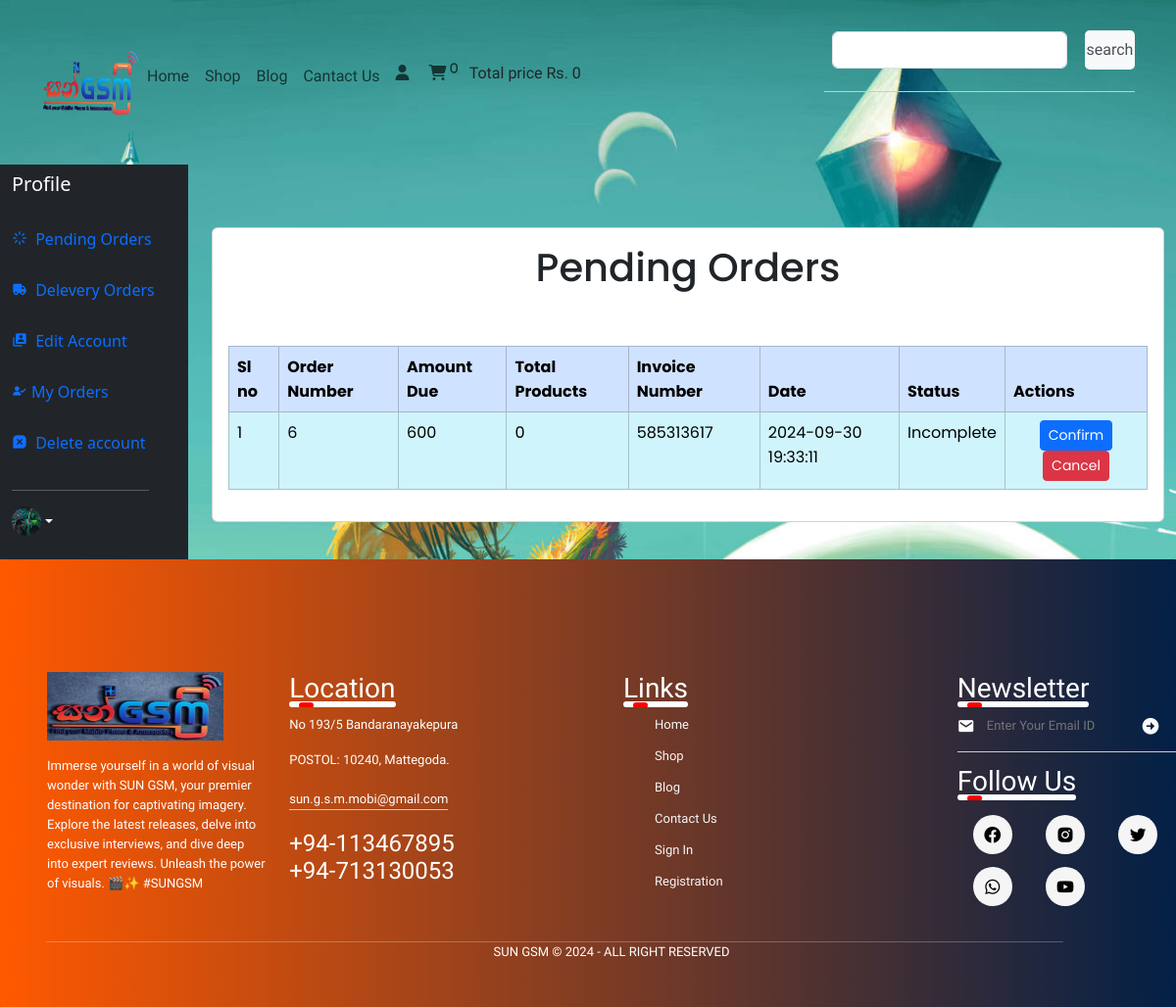
/user_panel/profile.php?pending_orders (signed in), run on an earlier commit of the app's database.
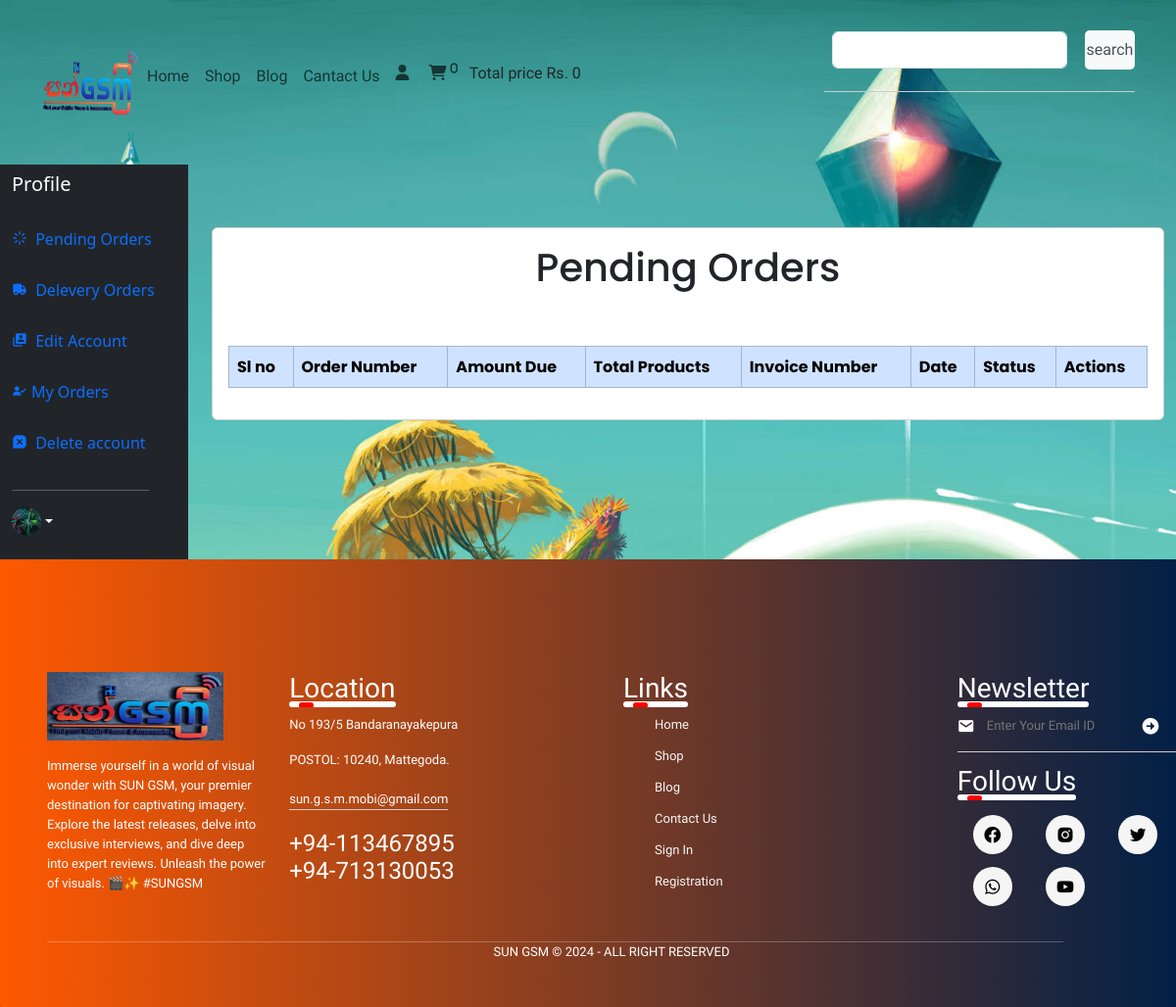
And on a later commit of the database.
### tables this page shows
CREATE TABLE `orders` (
  `order_id` int(11) NOT NULL,
  `user_id` int(11) NOT NULL,
  `amount_due` int(255) NOT NULL,
  `invoice_number` int(255) NOT NULL,
  `total_products` int(255) NOT NULL,
  `order_date` timestamp NOT NULL DEFAULT current_timestamp() ON UPDATE current_timestamp(),
  `order_status` varchar(255) NOT NULL,
  `email_sent` tinyint(1) DEFAULT 0,
  `sms_sent` tinyint(1) DEFAULT 0
);

### user_panel/pending_orders.php (the view, shortened to what the changed rows need)
<?php
require_once('../functions/common_function.php');
?>
<!DOCTYPE html>
<html lang="en">
<head>
    <link href="https://unpkg.com/boxicons@2.1.4/css/boxicons.min.css" rel="stylesheet" />
    <link rel="stylesheet" href="./user_page.css" />
    <link href="https://cdn.jsdelivr.net/npm/bootstrap@5.3.3/dist/css/bootstrap.min.css" rel="stylesheet"
 />
    <link rel="stylesheet" href="https://cdnjs.cloudflare.com/ajax/libs/font-awesome/6.5.1/css/all.min.css"
 />
    <link rel="stylesheet" href="https://cdnjs.cloudflare.com/ajax/libs/toastr.js/latest/toastr.min.css"
 />
</head>
<body>
    <?php
    $username = $_SESSION['username'];
    $get_user = "SELECT * FROM `user` WHERE username='$username'";
    $result = mysqli_query($con, $get_user);
    $row_fetch = mysqli_fetch_assoc($result);
    $user_id = $row_fetch['user_id'];
    ?>
    <div class="container mt-5">
        <div class="d-flex justify-content-center" style="border-radius: 15px; font-family:Poppins;">
            <div class="card" style="width:100%;">
                <div class="card-body">
                    <?php
                    $get_orders_details = "SELECT * FROM `orders` WHERE user_id='$user_id'";
                    $result_orders = mysqli_query($con, $get_orders_details);
                    $order_count = mysqli_num_rows($result_orders);
                    $sl_order = 1;
                    if ($order_count > 0) {
                        echo " <h1 class='text-center'>Pending Orders</h1>";
                        echo '<div class="table-responsive">';
                        echo '<table class="table table-bordered mt-5">';
                        echo '<thead class="table-primary">';
                        echo '<tr>';
                        echo '<th scope="col">Sl no</th>';
                        echo '<th scope="col">Order Number</th>';
                        echo '<th scope="col">Amount Due</th>';
                        echo '<th scope="col">Total Products</th>';
                        echo '<th scope="col">Invoice Number</th>';
                        echo '<th scope="col">Date</th>';
                        echo '<th scope="col">Status</th>';
                        echo '<th scope="col">Actions</th>';
                        echo '</tr>';
                        echo '</thead>';
                        echo '<tbody>';
                        while ($row_orders = mysqli_fetch_assoc($result_orders)) {
                            $order_id = $row_orders['order_id'];
                            $order_amount_due = $row_orders['amount_due'];
                            $order_invoice_number = $row_orders['invoice_number'];
                            $order_order_date = $row_orders['order_date'];
                            $order_status = $row_orders['order_status'];
                            $get_pending_orders = "
            SELECT op.product_id, op.quantity, p.product_price
            FROM `orders_pending` op
            JOIN `products` p ON op.product_id = p.product_id
            WHERE op.order_id='$order_id'";
                            $result_pending_orders = mysqli_query($con, $get_pending_orders);
                            $calculated_total_products = 0;
                            while ($row_pending_orders = mysqli_fetch_assoc($result_pending_orders)) {
                                $single_product_price = $row_pending_orders['product_price'];
                                if ($single_product_price > 0) {
                                    $calculated_total_products = $order_amount_due / $single_product_price;
                                } else {
                                    $calculated_total_products = 0;
                                }
                            }
                            if ($order_status == 'Pending') {
                                $order_status_display = "Incomplete";
                                echo "
                <tr class='table-info'>
                    <td>$sl_order</td>
                    <td>$order_id</td>
                    <td>$order_amount_due</td>
                    <td>" . round($calculated_total_products) . "</td>
                    <td>$order_invoice_number</td>
                    <td>$order_order_date</td>
                    <td>$order_status_display</td>
                    <td class='text-center'>
                        <a href='./checkout.php?order_id=$order_id' class='btn btn-primary btn-sm'>Confirm</a>
                        <a href='./cancel_order.php?order_id=$order_id' class='btn btn-danger btn-sm' onclick=\"return confirm('Are you sure you want to cancel this order?');\">Cancel</a>
                    </td>
                </tr>";
                                $sl_order++;
                            }
                        }
                        echo '</tbody>';
                        echo '</table>';
                        echo '</div>';
                    } else {
                        echo "<div class='alert alert-warning' role='alert'>
        No pending orders found.
    </div>";
                    }
                    ?>
                </div>
            </div>
        </div>
    </div>
</body>
</html>

What changed in the data, as far as the page shows it:
removed orders: order_id "6", amount_due "600", calculated_total_products "0", invoice_number "585313617", order_date "2024-09-30 19:33:11", order_status "Incomplete"
